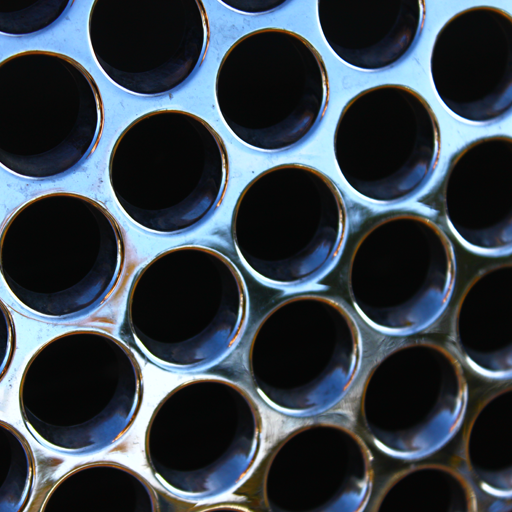
%> input picture code&data/test_images/512_512_circles.png, 512 x 512 px
$ octave Part1_2_Reformulation1.m   (GNU Octave 9; MATLAB toolbox functions it lacks are replaced by stand-ins)
%> lines starting %> are read from the running program, lines starting %| are printed output that depends on the picture; long printed decimals are rounded
% This code is for the Reformulation 1 in the report
% You can just run run the code for mask random 30 50 60

% For other masks that range from 0 to 255
% Please change the code for s into s = sum(ind/255, 'all');)
% We already out the code in the file, but it is annotation now.
% We set the max number of iterations be 50.
clear all;
clc;


fun = @(block_struct) reshape(block_struct.data, [], 1);
bsz = 8;

% construction of u
image = imread('../../test_images/512_512_circles.png');
%> image is the input picture: size 512x512x3 uint8; mean R, G, B 56.4, 65.5, 73.8
image_gray_orig = rgb2gray(image);
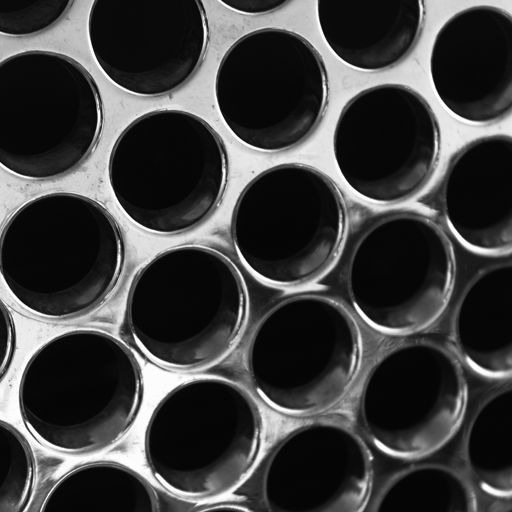
%> image_gray_orig: size 512x512 uint8; min 1, max 255, mean 63.7
image_gray_orig = double(image_gray_orig) / 255;
%> image_gray_orig: size 512x512 double
image_gray_orig = imresize(image_gray_orig, 1);
[m, n] = size(image_gray_orig);
%> m = 512; n = 512
mn = m * n;
%> mn = 262144
image_gray = blockproc(image_gray_orig, [bsz, bsz], fun);

u = reshape(image_gray, [], 1);

% construction of A

mask_orig = imread('../../test_masks/512_512_random50.png');
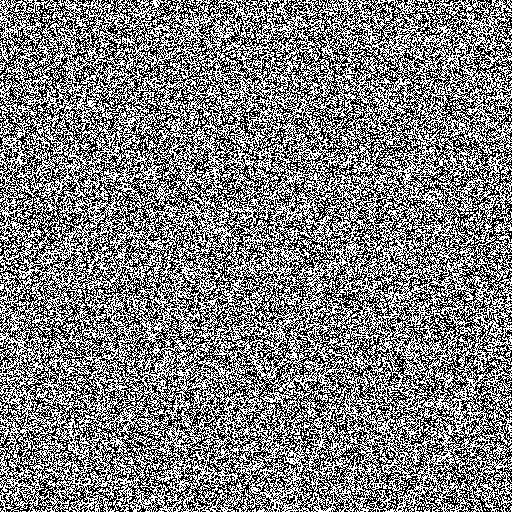
%> input picture code&data/test_masks/512_512_random50.png, 512 x 512 px
%> mask_orig: size 512x512 logical; 50% white in thin lines or dots
mask_orig = imresize(mask_orig, 1);
mask = blockproc(mask_orig, [bsz, bsz], fun);


ind = reshape(mask, [], 1);
%> ind = 262144 logical values, 130976 true

%s = sum(ind/255, 'all');
s = sum(ind, 'all');
%> s = 130976
I = find(ind);
%> I = 130976 values from 1 to 262144

% damage_image is just the damage image
damage_image = image_gray_orig;
damage_image(I) = 0;
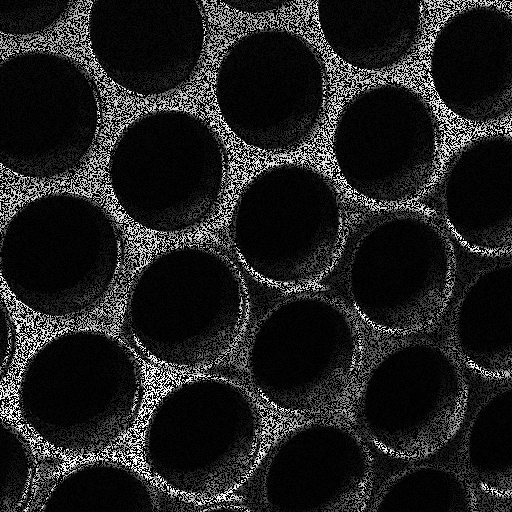
%> damage_image: size 512x512 double; min 0, max 1, mean 0.126

A = sparse(1:s, I, ones(1, s), s, mn);

b = A * u;
Psi = get_Psi(m, n, bsz);
f = Psi;

[row, col] = size(A);
%> row = 130976; col = 262144

delta = 0.06 * ones(row, 1);

lb = [zeros(2 * mn, 1); -Inf(mn, 1)];
ub = [   Inf(3* mn, 1)];

f = [ones(1, mn) ones(1, mn) zeros(1, mn)];

nzEq = 2 * nnz(-speye(mn)) + nnz(Psi);
%> nzEq = 17301504
nz = 2 * nnz(A);
%> nz = 261952


bigAeq = spalloc(mn, 3 * mn, nzEq);
bigAeq(1:mn, 1:mn) = speye(mn);
bigAeq(1:mn, mn + 1:2 * mn) = -speye(mn);
bigAeq(1:mn, 2 * mn + 1:end) = -Psi;

bigA = spalloc(2 * row, 3 * mn, nz);
bigA(1:row, 1:mn) = sparse(row, mn);
bigA(1:row, mn + 1:2 * mn) = sparse(row, mn);
bigA(1:row, 2 * mn + 1:end) = A;
bigA(row + 1:2 * row, 1:mn) = sparse(row, mn);
bigA(row + 1:2 * row, mn + 1:2 * mn) = sparse(row, mn);
bigA(row + 1:2 * row, 2 * mn + 1:end) = -A;

bigBeq = sparse(zeros(mn, 1));
bigB = sparse([b + delta; delta - b]);

sol = reshape(image_gray, [], 1);
sol_z = abs(Psi * sol);

% set the terminate parameter
fprintf("Standard: %f", norm(Psi * sol, 1));
%| Standard: 19403.956
%> the run ends on the next line
options = optimoptions('linprog', 'Algorithm', 'interior-point');
% [19 lines not run here, left out]
function Psi = get_Psi(m,n,dsz)

    % fix dct-block size to 8
    if nargin <= 2
        dsz   = 8;
    end

    % display error if the image size is not compatible with the dct-block
    % size
    if mod(m,dsz) > 0 || mod(n,dsz) > 0
        error(strcat('Image size not a multiple of dsz = ',num2str(dsz,'%i')));
        Psi = [];
        return
    end

    % build Psi
    D           = dctmtx(dsz);
    Bdct        = kron(D',D);

    sz          = (m/dsz)*(n/dsz);
    Psi         = kron(speye(sz),Bdct);
end
